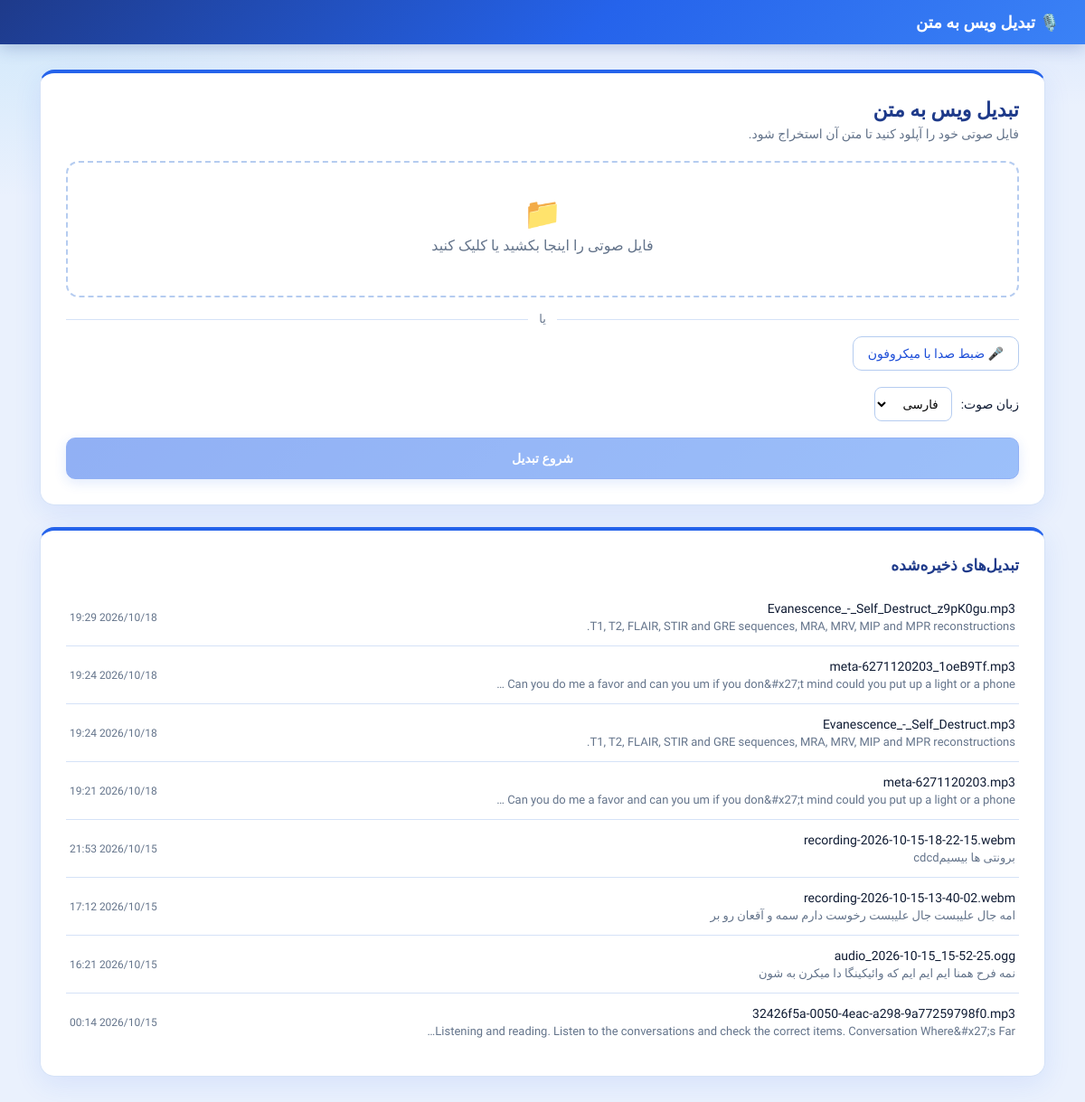
The page / on the database its author committed.
### app/models.py (models this page shows, shortened)
class Transcription(models.Model):
    STATUS_CHOICES = [
        ('pending', 'در انتظار'),
        ('processing', 'در حال پردازش'),
        ('done', 'انجام شده'),
        ('failed', 'خطا'),
    ]
    id = models.UUIDField(primary_key=True, default=uuid.uuid4, editable=False)
    audio_file = models.FileField(upload_to='audio_uploads/')
    text = models.TextField(blank=True)
    language = models.CharField(max_length=5)
    status = models.CharField(max_length=20, choices=STATUS_CHOICES, default='pending')
    error = models.TextField(blank=True)
    created_at = models.DateTimeField(auto_now_add=True)

### app/views.py (the view)
# urls.py: path('', views.index, name='index'),
def index(request):
    items = Transcription.objects.filter(status='done').order_by('-created_at')
    return render(request, 'index.html', {'items': items})

### templates/index.html (shortened to what this page needs)
{% extends 'base.html' %}
{% block content %}
<div class="card">
    <h1>تبدیل ویس به متن</h1>
    <div class="sub">فایل صوتی خود را آپلود کنید تا متن آن استخراج شود.</div>
    <form id="form">
        <label class="drop" id="drop">
            <div class="icon">📁</div>
            <div>فایل صوتی را اینجا بکشید یا کلیک کنید</div>
        </label>
        <div class="rec-divider"><span>یا</span></div>
        <div class="rec-box">
            <button type="button" class="btn" id="recBtn">🎤 ضبط صدا با میکروفون</button>
        </div>
        <div class="lang-row">
            <label for="language">زبان صوت:</label>
            <select id="language" name="language">
                <option value="fa">فارسی</option>
            </select>
        </div>
        <button type="submit" class="btn primary" id="submitBtn"
            style="width:100%;justify-content:center;margin-top:18px;padding:14px" disabled>شروع تبدیل</button>
    </form>
</div>
<div class="card">
    <h2>تبدیل‌های ذخیره‌شده</h2>
    {% if items %}
    <ul class="list">
        {% for t in items %}
        <li>
            <a href="{% url 'detail' t.id %}">
                <div>
                    <div class="name">{{ t.audio_file.name|cut:"audio_uploads/" }}</div>
                    <div class="preview">{{ t.text|striptags|truncatechars:110 }}</div>
                </div>
                <div class="date">{{ t.created_at|date:"Y/m/d H:i" }}</div>
            </a>
        </li>
        {% endfor %}
    </ul>
    {% else %}
    <div class="empty">هنوز موردی ذخیره نشده است.</div>
    {% endif %}
</div>
{% endblock %}

### templates/base.html (shortened to what this page needs)
<!DOCTYPE html>
<html lang="fa" dir="rtl">
<head>
</head>
<body>
    <header class="topbar no-print"><a href="{% url 'index' %}" class="brand">🎙️ تبدیل ویس به متن</a></header>
    <main class="container">{% block content %}{% endblock %}</main>
</body>
</html>

### templates/base.html (style rules this page uses)
:root { --primary: #2563eb; --primary-dark: #1d4ed8; --primary-deep: #1e3a8a; --primary-soft: #eaf2ff; --primary-softer: #f4f8ff; --accent: #0ea5e9; --bg: #eaf1fd; --text: #0f1b33; --muted: #64748b; --border: #d5e2f7; --border-strong: #b5ccf0; --ok-bg: #e8f8ef; --ok: #15803d; --err-bg: #fff0f0; --err: #d03a3a; --shadow: 0 8px 30px rgba(37, 99, 235, .10); }
* { box-sizing: border-box; }
body { font-family: 'Vazirmatn', Tahoma, sans-serif; background: radial-gradient(1200px 400px at 100% -10%, rgba(59, 130, 246, .18), transparent 60%), radial-gradient(900px 400px at 0% 0%, rgba(14, 165, 233, .12), transparent 55%), var(--bg); background-attachment: fixed; color: var(--text); margin: 0; min-height: 100vh; }
a { color: inherit; text-decoration: none; }
.topbar { background: linear-gradient(135deg, var(--primary-deep) 0%, var(--primary) 55%, #3b82f6 100%); box-shadow: 0 4px 18px rgba(30, 58, 138, .25); padding: 14px 28px; position: sticky; top: 0; z-index: 40; }
.brand { display: inline-flex; align-items: center; gap: 8px; font-weight: 700; font-size: 18px; color: #fff; }
.container { margin: 28px 28px; padding: 0 16px; }
.card { background: #fff; border: 1px solid var(--border); border-top: 4px solid var(--primary); border-radius: 16px; box-shadow: var(--shadow); padding: 28px; margin-bottom: 24px; }
h1 { margin: 0 0 6px; font-size: 22px; color: var(--primary-deep); }
h2 { margin: 0 0 16px; font-size: 17px; color: var(--primary-deep); }
.sub { color: var(--muted); font-size: 14px; margin-bottom: 22px; }
.btn { font-family: inherit; font-size: 14px; border-radius: 10px; border: 1px solid var(--border-strong); background: #fff; padding: 10px 16px; cursor: pointer; transition: .15s; color: var(--primary-dark); display: inline-flex; align-items: center; gap: 6px; }
.btn:disabled { opacity: .5; cursor: not-allowed; }
.btn.primary { background: linear-gradient(135deg, var(--primary), #3b82f6); color: #fff; border-color: var(--primary); font-weight: 700; box-shadow: 0 4px 14px rgba(37, 99, 235, .28); }

### templates/index.html (style rules this page uses)
.drop { display: block; border: 2px dashed var(--border-strong); border-radius: 14px; padding: 36px 20px; text-align: center; cursor: pointer; transition: .2s; color: var(--muted); }
.drop .icon { font-size: 34px; margin-bottom: 6px; }
.list { list-style: none; margin: 0; padding: 0; }
.list li a { display: flex; justify-content: space-between; gap: 16px; align-items: center; padding: 14px 4px; border-bottom: 1px solid var(--border); transition: .15s; }
.list li:last-child a { border-bottom: none; }
.list .name { font-weight: 500; font-size: 14px; }
.list .preview { color: var(--muted); font-size: 13px; margin-top: 4px; }
.list .date { color: var(--muted); font-size: 12px; white-space: nowrap; }
.rec-divider { text-align: center; color: var(--muted); font-size: 13px; margin: 16px 0 12px; position: relative; }
.rec-divider::before { content: ''; position: absolute; top: 50%; right: 0; left: 0; border-top: 1px solid var(--border); }
.rec-divider span { background: #fff; padding: 0 12px; position: relative; }
.rec-box { display: flex; flex-wrap: wrap; align-items: center; gap: 12px; }
.lang-row { display: flex; align-items: center; gap: 10px; margin-top: 18px; font-size: 14px; }
.lang-row select { font-family: inherit; height: 38px; border: 1px solid var(--border-strong); border-radius: 8px; padding: 0 10px; background: #fff; cursor: pointer; }

### rows shown on the page
Transcription: audio_file.name "Evanescence_-_Self_Destruct_z9pK0gu.mp3", text "T1, T2, FLAIR, STIR and GRE sequences, MRA, MRV, MIP and MPR reconstructions.", created_at "2026/10/18 19:29"
Transcription: audio_file.name "meta-6271120203_1oeB9Tf.mp3", text "Can you do me a favor and can you um if you don&#x27;t mind could you put up a light or a phone …", created_at "2026/10/18 19:24"
Transcription: audio_file.name "Evanescence_-_Self_Destruct.mp3", text "T1, T2, FLAIR, STIR and GRE sequences, MRA, MRV, MIP and MPR reconstructions.", created_at "2026/10/18 19:24"
Transcription: audio_file.name "meta-6271120203.mp3", text "Can you do me a favor and can you um if you don&#x27;t mind could you put up a light or a phone …", created_at "2026/10/18 19:21"
Transcription: audio_file.name "recording-2026-10-15-18-22-15.webm", text "برونتی ها بیسیمcdcd", created_at "2026/10/15 21:53"
Transcription: audio_file.name "recording-2026-10-15-13-40-02.webm", text "امه جال عليبست جال عليبست رخوست دارم سمه و آقعان رو بر", created_at "2026/10/15 17:12"
Transcription: audio_file.name "audio_2026-10-15_15-52-25.ogg", text "نمه فرح همنا ایم ایم ایم که وائیکینگا دا میکرن به شون", created_at "2026/10/15 16:21"
Transcription: audio_file.name "32426f5a-0050-4eac-a298-9a77259798f0.mp3", text "Listening and reading. Listen to the conversations and check the correct items. Conversation Where&#x27;s Far…", created_at "2026/10/15 00:14"
